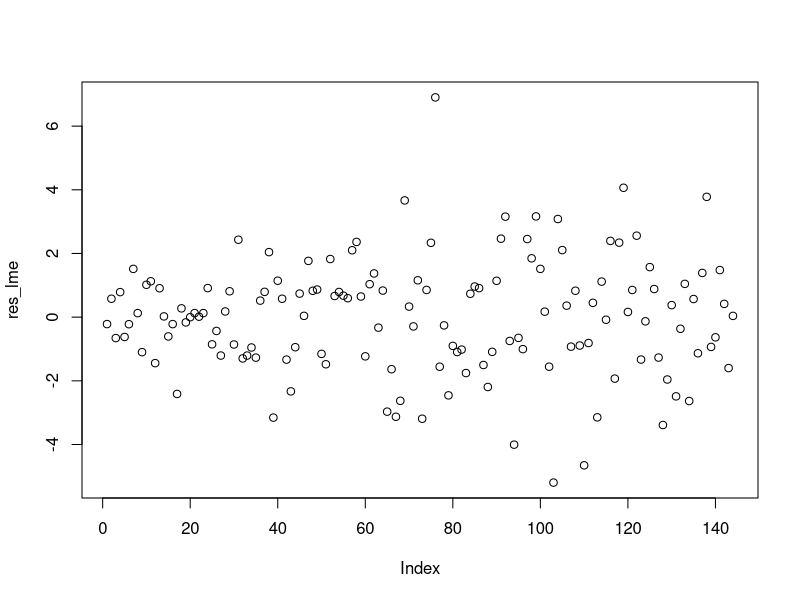
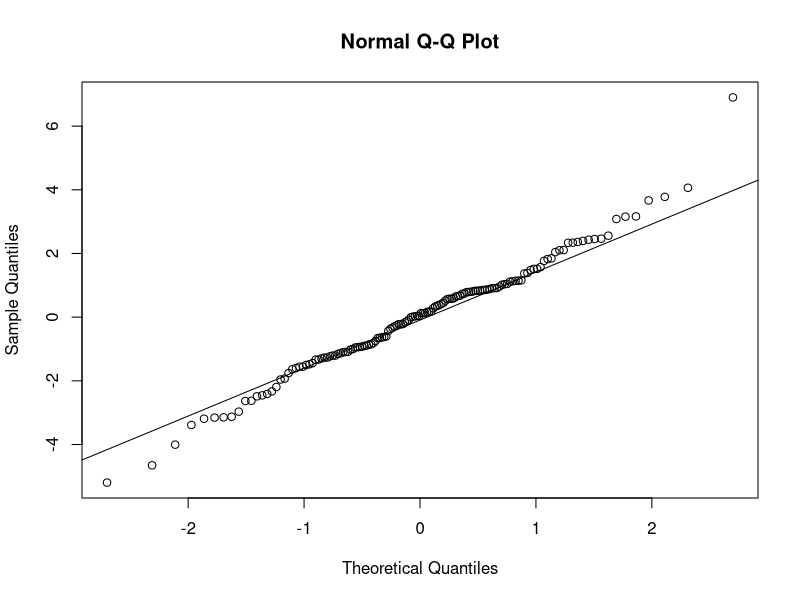
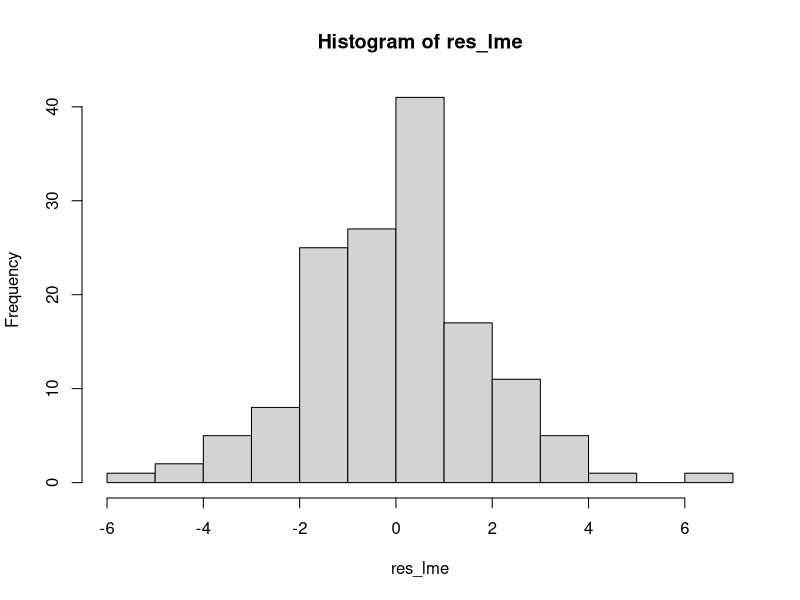
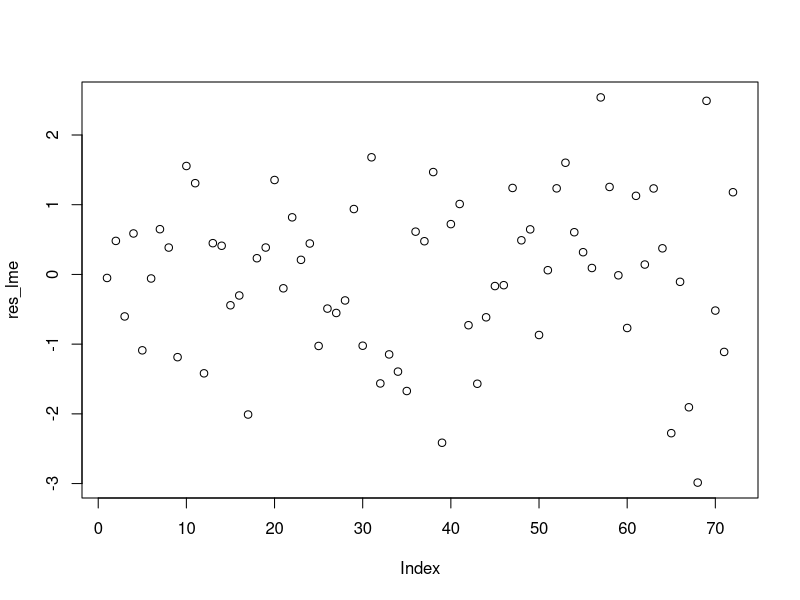
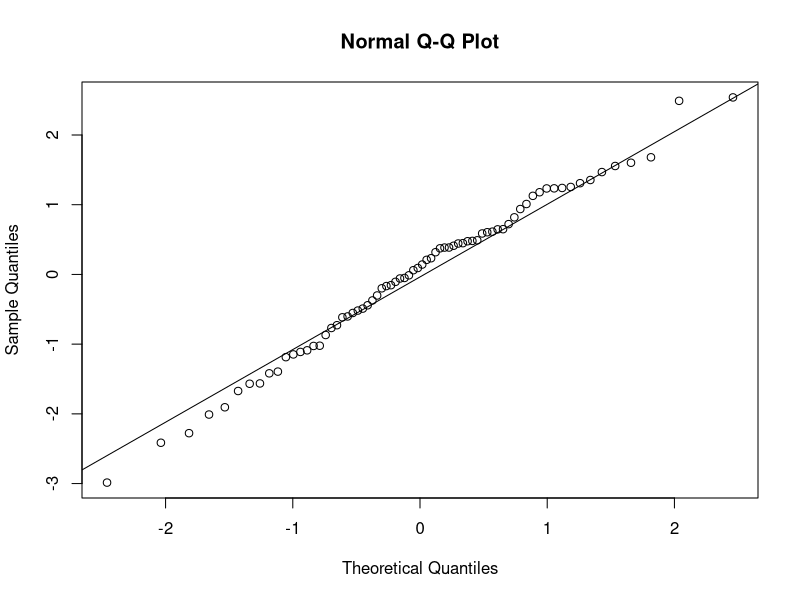
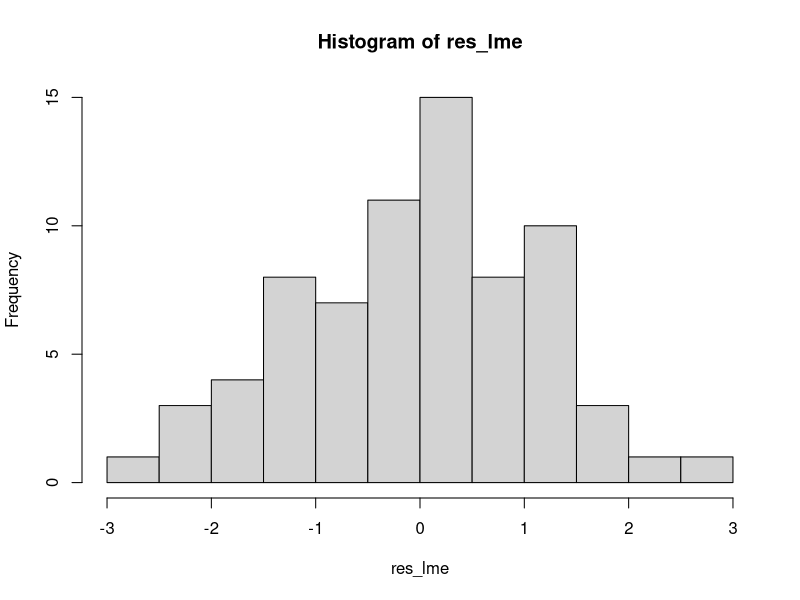
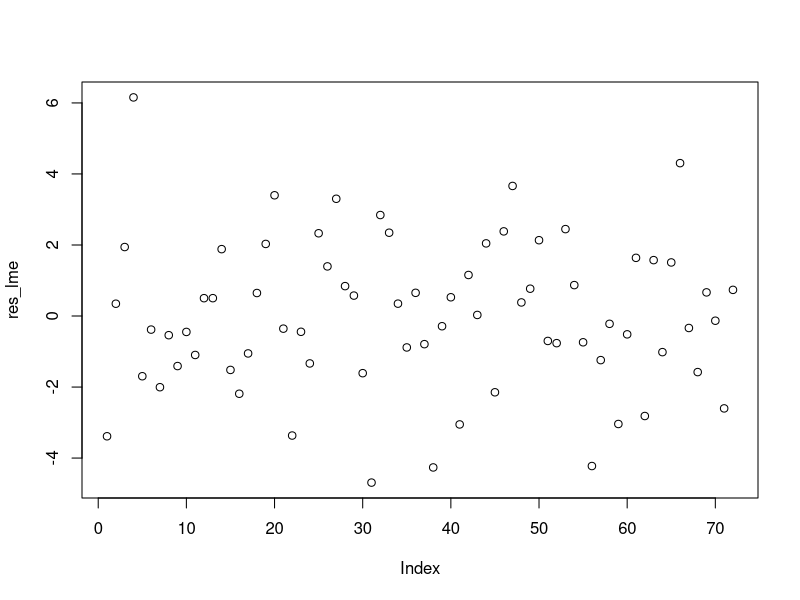
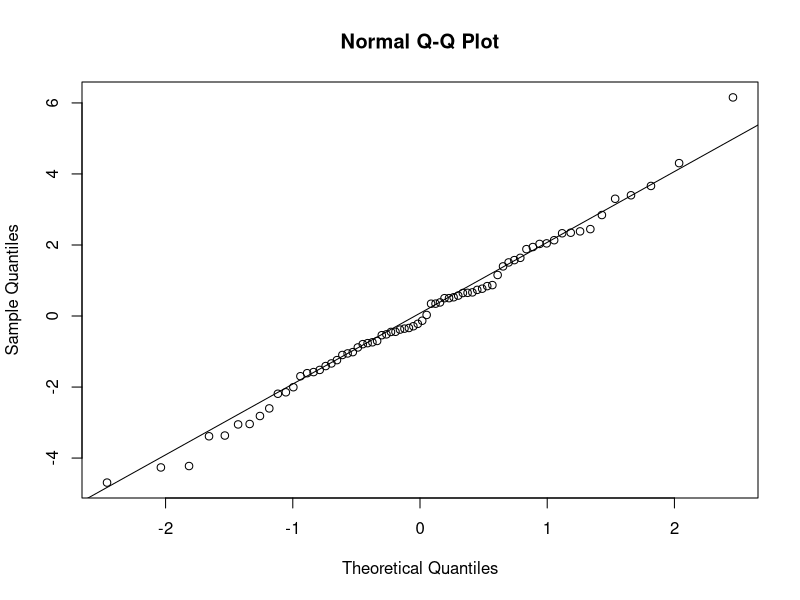

Source code (R) for these figures, in order:
################### Ecological index  ###################
#########################################################

#------------------------------------------------------- 
# This script is used to analyze community ecological index S and H'

# For each part, S and H' 

# For each index :
# 1) Full model
# 2) Macroinvertebrate
# 3) Phytoplankton


#------------------------------------------------------- 
# Packages and data
library(ggplot2)
library(car)
library(lmerTest)
library(plyr)
library(gridExtra)

# Data
df_index<-read.table(file="df_index.csv",header=T,sep=";",dec=".")

# Mesocosm as character
df_index$mesocosm_ID<-as.character(df_index$mesocosm_ID)

# Scaled ecological index
df_index$Hs<-NA
df_index$Ss<-NA

df_index[df_index$compartment=="inv",]$Hs<-df_index[df_index$compartment=="inv",]$H-mean(df_index[df_index$compartment=="inv",]$H)
df_index[df_index$compartment=="zoo",]$Hs<-df_index[df_index$compartment=="zoo",]$H-mean(df_index[df_index$compartment=="zoo",]$H)
df_index[df_index$compartment=="phyto",]$Hs<-df_index[df_index$compartment=="phyto",]$H-mean(df_index[df_index$compartment=="phyto",]$H)

df_index[df_index$compartment=="inv",]$Ss<-df_index[df_index$compartment=="inv",]$S-mean(df_index[df_index$compartment=="inv",]$S)
df_index[df_index$compartment=="zoo",]$Ss<-df_index[df_index$compartment=="zoo",]$S-mean(df_index[df_index$compartment=="zoo",]$S)
df_index[df_index$compartment=="phyto",]$Ss<-df_index[df_index$compartment=="phyto",]$S-mean(df_index[df_index$compartment=="phyto",]$S)


###############################
# Species richness S

# Full lmer model
m1<-lmer(S~(tmean15+I(tmean15^2))*fish*warming*compartment+(1|date)+(1|mesocosm_ID),data=df_index,REML=F,
         control=lmerControl(optimizer="Nelder_Mead"))
Anova(m1)
# Stepwise backward regression
step_res <- step(m1,alpha.random = 1)
final.full <- get_model(step_res)
Anova(final.full)
# I(tmean15^2):fish but no tmean15:fish 
# Manually add tmean15:fish
final.full<-lmer(S~tmean15+I(tmean15^2)+fish+compartment+tmean15:fish+tmean15:fish+I(tmean15^2):fish+tmean15:compartment+I(tmean15^2):compartment+(1|date)+(1|mesocosm_ID),data=df_index,REML=F,
                 control=lmerControl(optimizer="Nelder_Mead"))
Anova(final.full)
# Manual backward regression
df_index$fish<-factor(df_index$fish,levels = c("NF","LB","SB"))
final.full<-lmer(S~tmean15+I(tmean15^2)+fish+compartment+tmean15:fish+tmean15:fish+tmean15:compartment+I(tmean15^2):compartment+(1|date)+(1|mesocosm_ID),data=df_index,REML=F,
                 control=lmerControl(optimizer="Nelder_Mead"))
Anova(final.full)
summary(final.full)
res_lme=residuals(final.full)
plot(res_lme)
qqnorm(res_lme,label=TRUE)
qqline(res_lme)
hist(res_lme)


#---------------------------------
# Macroinvertebrate compartment

inv<-df_index[df_index$compartment=="inv",]

# Full lmer model
m1<-lmer(S~(tmean15+I(tmean15^2))+(1|date)+(1|mesocosm_ID),data=inv,REML=F,
         control=lmerControl(optimizer="Nelder_Mead"))
Anova(m1)
# Manual backward regression
final.inv<-lmer(S~tmean15+(1|date)+(1|mesocosm_ID),data=inv,REML=F,
         control=lmerControl(optimizer="Nelder_Mead"))
Anova(final.inv)
summary(final.inv)
res_lme=residuals(final.inv)
plot(res_lme)
qqnorm(res_lme,label=TRUE)
qqline(res_lme)
hist(res_lme)


#---------------------------------
# Phytoplankton compartment

phyto<-df_index[df_index$compartment=="phyto",]

# Full lmer model
m1<-lmer(S~(tmean15+I(tmean15^2))+(1|date)+(1|mesocosm_ID),data=phyto,REML=F,
         control=lmerControl(optimizer="Nelder_Mead"))
Anova(m1)
# Stepwise backward regression
step_res <- step(m1,alpha.random = 1)
final.phyto <- get_model(step_res)
Anova(final.phyto)
summary(final.phyto)
res_lme=residuals(final.phyto)
plot(res_lme)
qqnorm(res_lme,label=TRUE)
qqline(res_lme)
hist(res_lme)



#---------------------------------
# Plot

# Mean and CI for plot
df_plot<-ddply(df_index, .(date,fish,warming), summarise,
               m.S          = mean(S,na.rm=T),
               CI.S         = 1.96*sd(S, na.rm=TRUE)/sqrt(length(na.omit(S))),
               tmean15      = mean(tmean15))
# Predict from final model
df.pred<-df_index
df.pred$pred<-predict(final.full,newdata=df.pred)

# Plot 
df.pred$fish<-factor(df.pred$fish,levels=c("NF","LB","SB"))
df_plot$fish<-factor(df_plot$fish,levels=c("NF","LB","SB"))
fish.labs <- c("No Fish", "Large-bodied Fish","Small-bodied Fish")
names(fish.labs) <- c("NF", "LB","SB")
df.pred[df.pred$fish=="NF",]$pred<-NA
ggplot(df.pred,aes(x=tmean15,y=S))+
  geom_jitter(width = 0.15,aes(shape=compartment))+
  geom_pointrange(data=df_plot,aes(y=m.S,ymin=m.S-CI.S,ymax=m.S+CI.S))+
  theme_classic()+
  facet_wrap(~fish,labeller = labeller(fish=fish.labs))+
  stat_smooth(data=df.pred,aes(x=tmean15,y=pred),method = lm,se=F,color="darkgrey")+
  theme(legend.position = "none")+
  scale_shape_manual(values = c(1,2))+
  labs(y=expression(italic(S)),x=bquote(paste(italic(T[15])," (\u00B0C)")))+
  theme(axis.text = element_text(size=11,color="black"),
        axis.title = element_text(size=12,color="black"),
        legend.title = element_text(size=12,color="black"),
        legend.text = element_text(size=11,color="black"),
        # strip.background = element_rect(colour="white", fill="white", 
        #                                 size=1.5, linetype="solid"),
        strip.text.x = element_text(size=10, color="black",
                                    face="bold"),
        strip.text.y = element_text(size=10, color="black",
                                    face="bold"),
        legend.position="none")





# Mean and CI for plot
df_plot<-ddply(df_index, .(compartment,date,warming), summarise,
               m.S          = mean(S,na.rm=T),
               CI.S         = 1.96*sd(S, na.rm=TRUE)/sqrt(length(na.omit(S))),
               tmean15      = mean(tmean15))


# Predict from final model
df.pred<-df_index
df.pred$pred<-NA
df.pred[df.pred$compartment=="inv",]$pred<-predict(final.inv,newdata=df.pred[df.pred$compartment=="inv",])
df.pred[df.pred$compartment=="phyto",]$pred<-predict(final.phyto,newdata=df.pred[df.pred$compartment=="phyto",])

# Plot 
comp.labs <- c("Invertebrate", "Phytoplankton")
names(comp.labs) <- c("inv", "phyto")
ggplot(df.pred,aes(x=tmean15,y=S))+
  geom_jitter(width = 0.15,aes(shape=compartment))+
  geom_pointrange(data=df_plot,aes(y=m.S,ymin=m.S-CI.S,ymax=m.S+CI.S))+
  theme_classic()+
  facet_wrap(~compartment,labeller = labeller(compartment=comp.labs))+
  stat_smooth(data=df.pred[df.pred$compartment=="inv",],aes(x=tmean15,y=pred),method = lm,se=F,color="darkgrey")+
  stat_smooth(data=df.pred[df.pred$compartment=="phyto",],aes(x=tmean15,y=pred),method = lm, formula = y ~ poly(x, 2, raw = TRUE),se=F,color="darkgrey")+
  theme(legend.position = "none")+
  scale_shape_manual(values = c(1,2))+
  labs(y=expression(italic(S)),x=bquote(paste(italic(T[15])," (\u00B0C)")))+
  theme(axis.text = element_text(size=11,color="black"),
        axis.title = element_text(size=12,color="black"),
        legend.title = element_text(size=12,color="black"),
        legend.text = element_text(size=11,color="black"),
        # strip.background = element_rect(colour="white", fill="white", 
        #                                 size=1.5, linetype="solid"),
        strip.text.x = element_text(size=10, color="black",
                                    face="bold"),
        strip.text.y = element_text(size=10, color="black",
                                    face="bold"),
        legend.position="none")


###############################
# Shannon index

# Full lmer model
m1<-lmer(H~(tmean15+I(tmean15^2))*fish*warming*compartment+(1|date)+(1|mesocosm_ID),data=df_index,REML=F,
         control=lmerControl(optimizer="Nelder_Mead"))
# Stepwise backward regression
step_res <- step(m1,alpha.random = 1)
final.full <- get_model(step_res)
Anova(final.full)
summary(final.full)
res_lme=residuals(final.full)
plot(res_lme)
qqnorm(res_lme,label=TRUE)
qqline(res_lme)
hist(res_lme)

#---------------------------------
# Macroinvertebrate compartment

# lmer model
m1<-lmer(H~(tmean15+I(tmean15^2))*warming*fish+(1|date)+(1|mesocosm_ID),data=inv,REML=F,
         control=lmerControl(optimizer="Nelder_Mead"))
Anova(m1)
# Stepwise backward regression
step_res <- step(m1,alpha.random = 1)
final.inv <- get_model(step_res)
Anova(final.inv)
inv$fish<-factor(inv$fish,levels = c("NF","LB","SB"))
final.inv<-lmer(H~tmean15+I(tmean15^2)+warming+fish+tmean15:warming+I(tmean15^2):warming+tmean15:fish+I(tmean15^2):fish+(1|date)+(1|mesocosm_ID),data=inv,REML=F,
         control=lmerControl(optimizer="Nelder_Mead"))
Anova(final.inv)
summary(final.inv)
res_lme=residuals(final.inv)
plot(res_lme)
qqnorm(res_lme,label=TRUE)
qqline(res_lme)
hist(res_lme)


#-------------------------------
# Phytoplankton compartment

# lmer model
m1<-lmer(H~(tmean15+I(tmean15^2))*warming*fish+(1|date)+(1|mesocosm_ID),data=phyto,REML=F,
         control=lmerControl(optimizer="Nelder_Mead"))
Anova(m1)
summary(m1)
# Stepwise backward regression
step_res <- step(m1,alpha.random = 1)
final.phyto <- get_model(step_res)
Anova(final.phyto)
phyto$fish<-factor(phyto$fish,levels = c("NF","LB","SB"))
final.phyto<-lmer(H~(tmean15+I(tmean15^2))*fish-I(tmean15^2):fish+(1|date)+(1|mesocosm_ID),data=phyto,REML=F,
         control=lmerControl(optimizer="Nelder_Mead"))
Anova(final.phyto)
summary(final.phyto)
res_lme=residuals(final.phyto)
plot(res_lme)
qqnorm(res_lme,label=TRUE)
qqline(res_lme)
hist(res_lme)


#-------------------------------
# Plot

# Mean and CI for plot
df_plot<-ddply(inv, .(compartment,date,warming), summarise,
               m.H          = mean(H,na.rm=T),
               CI.H         = 1.96*sd(H, na.rm=TRUE)/sqrt(length(na.omit(H))),
               tmean15      = mean(tmean15))

# Predict from final model
df.pred<-inv
df.pred$pred<-predict(final.inv,newdata=df.pred)

ggplot(df.pred,aes(x=tmean15,y=H, color=warming))+
  geom_jitter(width = 0.15,shape=1)+
  geom_pointrange(data=df_plot,aes(y=m.H,ymin=m.H-CI.H,ymax=m.H+CI.H))+
  theme_classic()+
  #facet_grid(,labeller = labeller(compartment=comp.labs,fish=fish.labs))+
  stat_smooth(data=df.pred,aes(x=tmean15,y=pred),method = lm, formula = y ~ poly(x, 2, raw = TRUE),se=F)+
  theme(legend.position = "none")+
  scale_color_manual(values = c("black","red"))+
  labs(y=expression(italic("H'")),x=bquote(paste(italic(T[15])," (\u00B0C)")))+
  theme(axis.text = element_text(size=11,color="black"),
        axis.title = element_text(size=12,color="black"),
        legend.title = element_text(size=12,color="black"),
        legend.text = element_text(size=11,color="black"),
        # strip.background = element_rect(colour="white", fill="white", 
        #                                 size=1.5, linetype="solid"),
        strip.text.x = element_text(size=10, color="black",
                                    face="bold"),
        strip.text.y = element_text(size=10, color="black",
                                    face="bold"),
        legend.position="none")


# Mean and CI for plot
df_plot<-ddply(df_index, .(fish,date,warming), summarise,
               m.H          = mean(H,na.rm=T),
               CI.H         = 1.96*sd(H, na.rm=TRUE)/sqrt(length(na.omit(H))),
               tmean15      = mean(tmean15))

# Predict from final model
df.pred<-df_index
df.pred$pred<-NA
df.pred[df.pred$compartment=="inv",]$pred<-predict(final.inv,newdata=df.pred[df.pred$compartment=="inv",])
df.pred[df.pred$compartment=="phyto",]$pred<-predict(final.phyto,newdata=df.pred[df.pred$compartment=="phyto",])

df.pred$fish<-factor(df.pred$fish,levels=c("NF","LB","SB"))
df_plot$fish<-factor(df_plot$fish,levels=c("NF","LB","SB"))
df_index$fish<-factor(df_index$fish,levels=c("NF","LB","SB"))
fish.labs <- c("No Fish", "Large-bodied Fish","Small-bodied Fish")
names(fish.labs) <- c("NF", "LB","SB")
comp.labs <- c("Invertebrate", "Phytoplankton")
names(comp.labs) <- c("inv", "phyto")

ggplot(df_index,aes(x=tmean15,y=H))+
  geom_jitter(width = 0.15,shape=1)+
  geom_pointrange(data=df_plot,aes(y=m.H,ymin=m.H-CI.H,ymax=m.H+CI.H))+
  theme_classic()+
  facet_grid(compartment~fish,labeller = labeller(compartment=comp.labs,fish=fish.labs))+
  stat_smooth(data=df.pred,aes(x=tmean15,y=pred),method = lm, formula = y ~ poly(x, 2, raw = TRUE),se=F,color="darkgrey")+
  theme(legend.position = "none")+
  labs(y=expression(italic("H'")),x=bquote(paste(italic(T[15])," (\u00B0C)")))+
  theme(axis.text = element_text(size=11,color="black"),
        axis.title = element_text(size=12,color="black"),
        legend.title = element_text(size=12,color="black"),
        legend.text = element_text(size=11,color="black"),
        # strip.background = element_rect(colour="white", fill="white", 
        #                                 size=1.5, linetype="solid"),
        strip.text.x = element_text(size=10, color="black",
                                    face="bold"),
        strip.text.y = element_text(size=10, color="black",
                                    face="bold"),
        legend.position="none")
